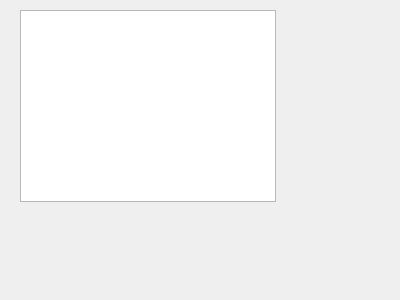
<?xml version="1.0" encoding="UTF-8"?>
<ui version="4.0">
 <class>MainWindow</class>
 <widget class="QMainWindow" name="MainWindow">
  <property name="geometry">
   <rect>
    <x>0</x>
    <y>0</y>
    <width>400</width>
    <height>300</height>
   </rect>
  </property>
  <property name="windowTitle">
   <string>MainWindow</string>
  </property>
  <widget class="QWidget" name="centralWidget">
   <widget class="QTableView" name="tableView">
    <property name="geometry">
     <rect>
      <x>20</x>
      <y>10</y>
      <width>256</width>
      <height>192</height>
     </rect>
    </property>
   </widget>
  </widget>
 </widget>
 <layoutdefault spacing="6" margin="11"/>
 <resources/>
 <connections/>
</ui>
